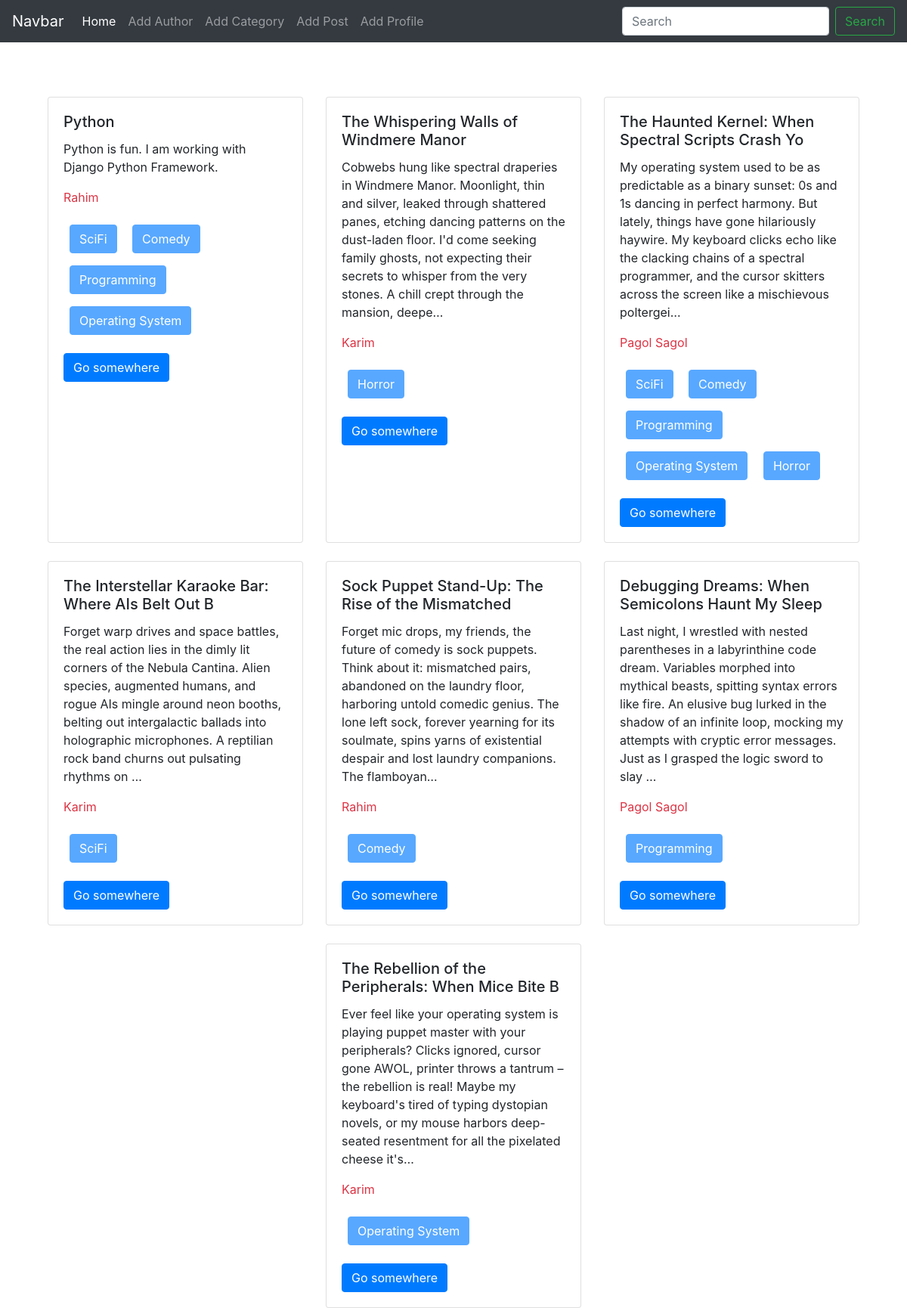
The page / on the database its author committed.
### post/models.py (models this page shows, shortened)
class Post(models.Model):
    title = models.CharField(max_length=50)
    content = models.TextField()
    category = models.ManyToManyField(Category)
    author = models.ForeignKey(Author, on_delete=models.CASCADE)

### author/models.py (models this page shows, shortened)
class Author(models.Model):
    name = models.CharField(max_length=100)
    bio = models.TextField()
    phone_no = models.CharField(max_length=12)

### categories/models.py (models this page shows, shortened)
class Category(models.Model):
    name = models.CharField(max_length=100)

### blog_project/views.py (the view)
# urls.py: 2. Add a URL to urlpatterns:  path('', views.home, name='home')
def home(request):
    data = Post.objects.all()
    return render(request,'home.html',{'data':data})

### templates/home.html
{% extends "base.html" %}
{% block content %}
<div class="d-flex flex-wrap justify-content-center mt-5 mx-5">
    {% for post in data %}
        <div class="col-sm-12 col-md-6 col-lg-4 mt-4">
            <div class="card h-100" >
                <div class="card-body">
                    <h5 class="card-title">{{post.title}}</h5>
                    <p class="card-text">{{post.content|truncatechars:300}}</p>
                    <p class="card-text text-danger">{{post.author.name}}</p>
                    <p class="card-text text-primary">
                        {% for cat in post.category.all %}
                        <button class="btn btn-primary m-2 disabled">{{cat.name}}</button>
                        {% endfor %}
                    </p>
                    <a href="#" class="btn btn-primary">Go somewhere</a>
                </div>
            </div>
        </div>
    {% endfor %}
</div>
{% endblock content %}

### templates/base.html (shortened to what this page needs)
<!doctype html>
<html lang="en">
  <head>
    <link rel="stylesheet" href="https://cdn.jsdelivr.net/npm/bootstrap@4.0.0/dist/css/bootstrap.min.css">
  </head>
  <body>
    <nav class="navbar navbar-expand-lg navbar-dark bg-dark">
        <a class="navbar-brand" href="#">Navbar</a>
        <div class="collapse navbar-collapse" id="navbarSupportedContent">
          <ul class="navbar-nav mr-auto">
            <li class="nav-item active">
              <a class="nav-link" href="{% url 'home' %}">Home <span class="sr-only">(current)</span></a>
            </li>
            <li class="nav-item">
              <a class="nav-link" href="{% url 'add_author' %}">Add Author</a>
            </li>
            <li class="nav-item">
              <a class="nav-link" href="{% url 'add_category' %}">Add Category</a>
            </li>
            <li class="nav-item">
              <a class="nav-link" href="{% url 'add_post' %}">Add Post</a>
            </li>
            <li class="nav-item">
              <a class="nav-link" href="{% url 'add_profile' %}">Add Profile</a>
            </li>
          </ul>
          <form class="form-inline my-2 my-lg-0">
            <input class="form-control mr-sm-2" type="search" placeholder="Search" aria-label="Search">
            <button class="btn btn-outline-success my-2 my-sm-0" type="submit">Search</button>
          </form>
        </div>
      </nav>
      {% block content %}
      {% endblock content %}
  </body>
</html>

### rows shown on the page
Post: title "Python", content "Python is fun. I am working with Django Python Framework.", author.name "Rahim"
Category: name "SciFi"
Category: name "Comedy"
Category: name "Programming"
Category: name "Operating System"
Post: title "The Whispering Walls of Windmere Manor", content "Cobwebs hung like spectral draperies in Windmere Manor. Moonlight, thin and silver, leaked through shattered panes, etching dancing patterns on the dust-laden floor. I'd come seeking family ghosts, not expecting their secrets to whisper from the very stones. A chill crept through the mansion, deepe…", author.name "Karim"
Category: name "Horror"
Post: title "The Haunted Kernel: When Spectral Scripts Crash Yo", content "My operating system used to be as predictable as a binary sunset: 0s and 1s dancing in perfect harmony. But lately, things have gone hilariously haywire. My keyboard clicks echo like the clacking chains of a spectral programmer, and the cursor skitters across the screen like a mischievous poltergei…", author.name "Pagol Sagol"
Post: title "The Interstellar Karaoke Bar: Where AIs Belt Out B", content "Forget warp drives and space battles, the real action lies in the dimly lit corners of the Nebula Cantina. Alien species, augmented humans, and rogue AIs mingle around neon booths, belting out intergalactic ballads into holographic microphones. A reptilian rock band churns out pulsating rhythms on …", author.name "Karim"
Post: title "Sock Puppet Stand-Up: The Rise of the Mismatched", content "Forget mic drops, my friends, the future of comedy is sock puppets. Think about it: mismatched pairs, abandoned on the laundry floor, harboring untold comedic genius. The lone left sock, forever yearning for its soulmate, spins yarns of existential despair and lost laundry companions. The flamboyan…", author.name "Rahim"
Post: title "Debugging Dreams: When Semicolons Haunt My Sleep", content "Last night, I wrestled with nested parentheses in a labyrinthine code dream. Variables morphed into mythical beasts, spitting syntax errors like fire. An elusive bug lurked in the shadow of an infinite loop, mocking my attempts with cryptic error messages. Just as I grasped the logic sword to slay …", author.name "Pagol Sagol"
Post: title "The Rebellion of the Peripherals: When Mice Bite B", content "Ever feel like your operating system is playing puppet master with your peripherals? Clicks ignored, cursor gone AWOL, printer throws a tantrum – the rebellion is real! Maybe my keyboard's tired of typing dystopian novels, or my mouse harbors deep-seated resentment for all the pixelated cheese it's…", author.name "Karim"
